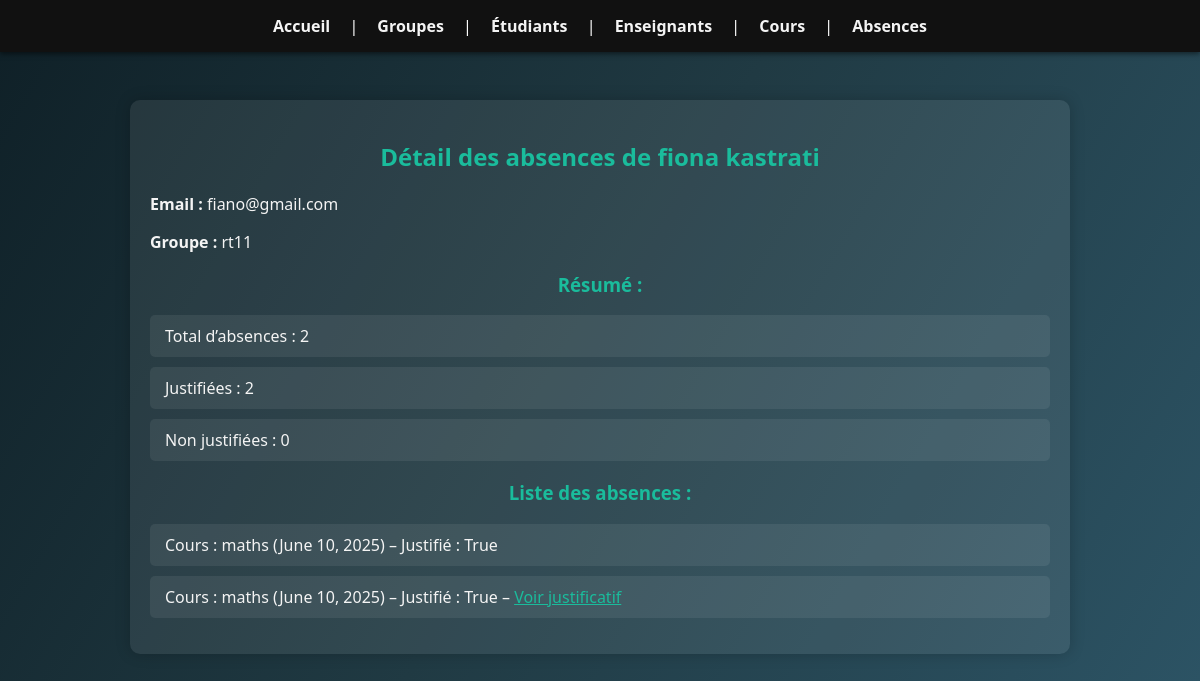
Screenshot of /etudiant/2/ with the database file from the repository.
### absences/models.py (models this page shows, shortened)
class Etudiant(models.Model):
    nom = models.CharField(max_length=100)
    prenom = models.CharField(max_length=100)
    email = models.EmailField()
    groupe = models.ForeignKey(Groupe, on_delete=models.CASCADE)
    photo = models.ImageField(upload_to='photos_etudiants/', blank=True, null=True)

class Groupe(models.Model):
    nom = models.CharField(max_length=100)

class Absence(models.Model):
    etudiant = models.ForeignKey(Etudiant, on_delete=models.CASCADE)
    cours = models.ForeignKey(Cours, on_delete=models.CASCADE)
    justifie = models.BooleanField(default=False)
    justification = models.FileField(upload_to='justificatifs/', blank=True, null=True)

class Cours(models.Model):
    titre = models.CharField(max_length=200)
    date = models.DateField()
    heure = models.TimeField()
    duree = models.IntegerField(help_text="Durée en minutes")
    enseignant = models.ForeignKey(Enseignant, on_delete=models.CASCADE)
    groupe = models.ForeignKey(Groupe, on_delete=models.CASCADE)

### absences/views.py (the view)
# urls.py: path('etudiant/<int:etudiant_id>/', views.detail_etudiant, name='detail_etudiant'),
def detail_etudiant(request, etudiant_id):
    etudiant = get_object_or_404(Etudiant, pk=etudiant_id)
    absences = Absence.objects.filter(etudiant=etudiant)
    total = absences.count()
    justifiees = absences.filter(justifie=True).count()
    non_justifiees = total - justifiees
    context = {
        'etudiant': etudiant,
        'absences': absences,
        'total': total,
        'justifiees': justifiees,
        'non_justifiees': non_justifiees,
    }
    return render(request, 'absences/detail_etudiant.html', context)

### absences/models.py (called while the page is built)
    def __str__(self):
        return self.nom

### absences/templates/absences/detail_etudiant.html
{% extends 'absences/base.html' %}
{% block content %}
<h2>Détail des absences de {{ etudiant.prenom }} {{ etudiant.nom }}</h2>
<p><strong>Email :</strong> {{ etudiant.email }}</p>
<p><strong>Groupe :</strong> {{ etudiant.groupe }}</p>
<h3>Résumé :</h3>
<ul>
    <li>Total d’absences : {{ total }}</li>
    <li>Justifiées : {{ justifiees }}</li>
    <li>Non justifiées : {{ non_justifiees }}</li>
</ul>
<h3>Liste des absences :</h3>
<ul>
    {% for absence in absences %}
        <li>
            Cours : {{ absence.cours.titre }} ({{ absence.cours.date }}) –
            Justifié : {{ absence.justifie }}
            {% if absence.justification %}
                – <a href="{{ absence.justification.url }}" target="_blank">Voir justificatif</a>
            {% endif %}
        </li>
    {% empty %}
        <li>Aucune absence.</li>
    {% endfor %}
</ul>
{% endblock %}

### absences/static/absences/style.css (style rules this page uses)
body { font-family: 'Segoe UI', Tahoma, Geneva, Verdana, sans-serif; background: linear-gradient(120deg, #0f2027, #203a43, #2c5364); color: #f4f4f4; margin: 0; padding: 0; }
h1, h2, h3 { color: #1abc9c; text-align: center; }
ul { list-style-type: none; padding: 0; }
li { background-color: rgba(255, 255, 255, 0.07); padding: 10px 15px; margin-bottom: 10px; border-radius: 5px; word-wrap: break-word; }
a { color: #1abc9c; }

### rows the page displays
Etudiant: prenom "fiona", nom "kastrati", email "fiano@gmail.com", groupe "rt11"
Absence: cours.titre "maths", cours "June 10, 2025", justifie "True"
Absence: cours.titre "maths", cours "June 10, 2025", justifie "True"

### other values shown
{{ total }} "2"
{{ justifiees }} "2"
{{ non_justifiees }} "0"
